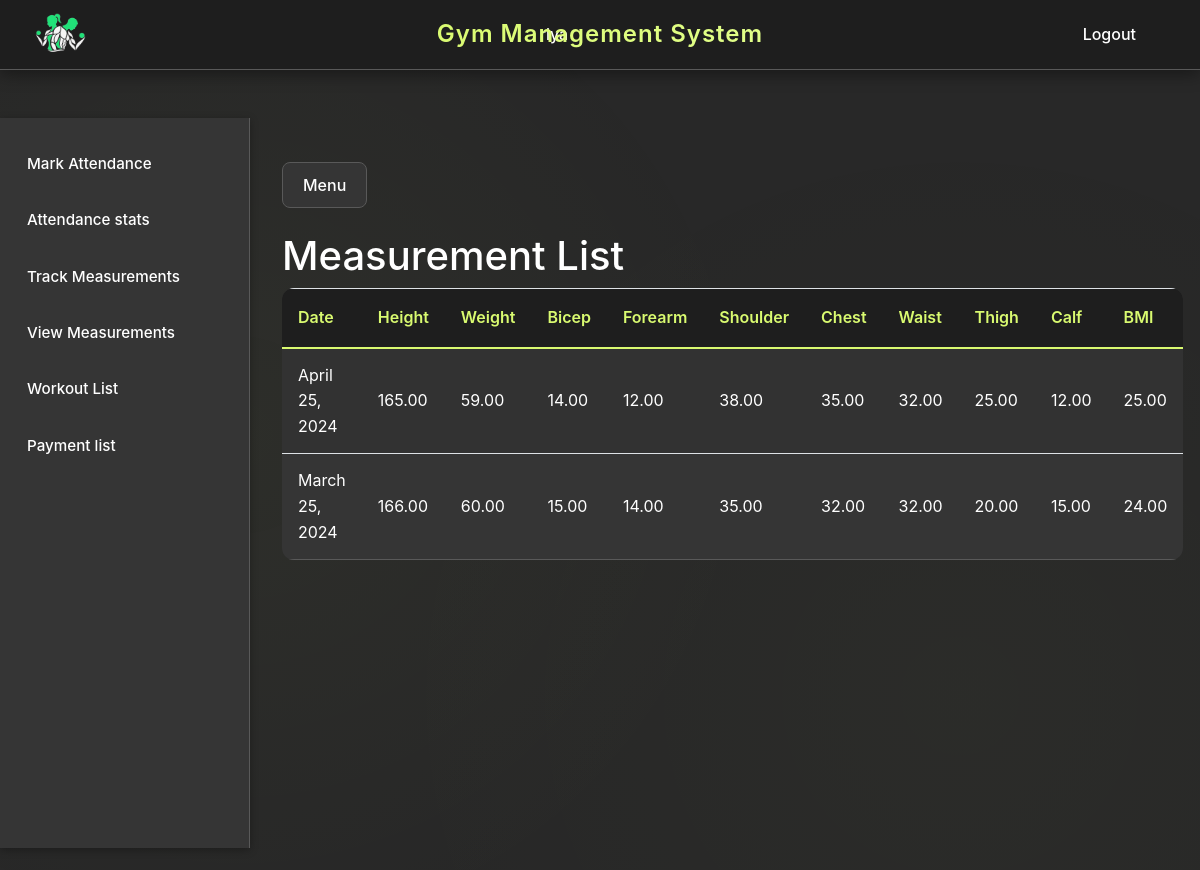
Screenshot of /measurement_list/ (signed in) with the database file from the repository.
### measurements/models.py (models this page shows)
class Measurements(models.Model):
    user = models.ForeignKey(User, on_delete=models.CASCADE)
    height = models.DecimalField(max_digits=5, decimal_places=2)
    weight = models.DecimalField(max_digits=5, decimal_places=2)
    bicep = models.DecimalField(max_digits=5, decimal_places=2)
    forearm = models.DecimalField(max_digits=5, decimal_places=2)
    shoulder = models.DecimalField(max_digits=5, decimal_places=2)
    chest = models.DecimalField(max_digits=5, decimal_places=2)
    waist = models.DecimalField(max_digits=5, decimal_places=2)
    thigh = models.DecimalField(max_digits=5, decimal_places=2)
    calf = models.DecimalField(max_digits=5, decimal_places=2)
    bmi = models.DecimalField(max_digits=4, decimal_places=2)
    date_recorded = models.DateField(null=True, blank=True)
    class Meta:
        db_table = 'measurements'

### measurements/views.py (the view)
# urls.py: path('measurement_list/', views.measurement_list, name='measurement_list'),
@login_required
def measurement_list(request):
    measurements = Measurements.objects.filter(user=request.user)
    return render(request, 'measurements/measurement_list.html', {'measurements': measurements})

### main/templates/measurements/measurement_list.html
{% extends "base.html" %} {% block content %}
<h1>Measurement List</h1>
<table class="table table-striped">
  <thead>
    <tr>
      <th>Date</th>
      <th>Height</th>
      <th>Weight</th>
      <th>Bicep</th>
      <th>Forearm</th>
      <th>Shoulder</th>
      <th>Chest</th>
      <th>Waist</th>
      <th>Thigh</th>
      <th>Calf</th>
      <th>BMI</th>
    </tr>
  </thead>
  <tbody>
    {% for measurement in measurements %}
    <tr>
      <td>{{ measurement.date_recorded }}</td>
      <td>{{ measurement.height }}</td>
      <td>{{ measurement.weight }}</td>
      <td>{{ measurement.bicep }}</td>
      <td>{{ measurement.forearm }}</td>
      <td>{{ measurement.shoulder }}</td>
      <td>{{ measurement.chest }}</td>
      <td>{{ measurement.waist }}</td>
      <td>{{ measurement.thigh }}</td>
      <td>{{ measurement.calf }}</td>
      <td>{{ measurement.bmi }}</td>
    </tr>
    {% endfor %}
  </tbody>
</table>
{% endblock %}

### main/templates/base.html (shortened to what this page needs)
<!doctype html>
<html>
  <head>
    <link
      href="https://stackpath.bootstrapcdn.com/bootstrap/4.5.2/css/bootstrap.min.css"
      rel="stylesheet"
    />
    {% load static %}
    <link rel="stylesheet" type="text/css" href="{% static 'css/main.css' %}" />
    <link rel="stylesheet" type="text/css" href="{% static 'css/base.css' %}" />
  </head>
  <body>
    <div class="header">
      <a href="{% url 'home' %}">
        <img
          src="{% static 'images/gms_logo.png' %}"
          alt="Logo"
          href="{% url 'register' %}"
        />
      </a>
      <div class="center">Gym Management System</div>
      <div class="text-white mr-5">{{user.username}}</div>
      <a href="{% url 'logout' %}" class="text-white">Logout</a>
    </div>
    <div class="sidebar mt-5" id="sidebar" style="z-index: 999">
       {% if not user.is_staff %}
      <a href="{% url 'mark_attendance' %}">Mark Attendance</a>
      <a href="{% url 'attendance_stats' %}">Attendance stats</a>
      <a href="{% url 'add_measurement' %}">Track Measurements</a>
      <a href="{% url 'measurement_list' %}">View Measurements</a>
      <a href="{% url 'workout_plan_list' %}">Workout List</a>
      <a href="{% url 'payment_list' %}">Payment list</a>
      {% endif %}
    </div>
    <div class="content" id="content">
      <button
        class="btn btn-secondary"
        id="sidebarCollapse"
        style="margin-top: 60px"
      >
        Menu
      </button>
      {% block content %} {% endblock %}
    </div>
  </body>
</html>

### main/static/css/main.css (style rules this page uses)
.header { height: 60px; background-color: #343a40; color: #ffffff; text-align: center; position: fixed; width: 100%; top: 0; z-index: 1000; display: flex; align-items: center; justify-content: space-between; padding: 0 15px; }
.header img { height: 50px; }
.header .center { flex-grow: 1; text-align: center; }
.content { padding: 20px; }
.sidebar { height: 100%; width: 250px; position: fixed; top: 0; left: -250px; background-color: #343a40; padding-top: 20px; transition: all 0.3s ease; }
.sidebar a { padding: 15px 8px 15px 16px; text-decoration: none; font-size: 18px; color: #ffffff; display: block; }
.content { margin-left: 0; padding: 20px; transition: margin-left 0.3s ease; }

### rows the page displays
Measurements: date_recorded "April 25, 2024", height "165.00", weight "59.00", bicep "14.00", forearm "12.00", shoulder "38.00", chest "35.00", waist "32.00", thigh "25.00", calf "12.00", bmi "25.00"
Measurements: date_recorded "March 25, 2024", height "166.00", weight "60.00", bicep "15.00", forearm "14.00", shoulder "35.00", chest "32.00", waist "32.00", thigh "20.00", calf "15.00", bmi "24.00"

### other values shown
{{ user.username }} "riya"
